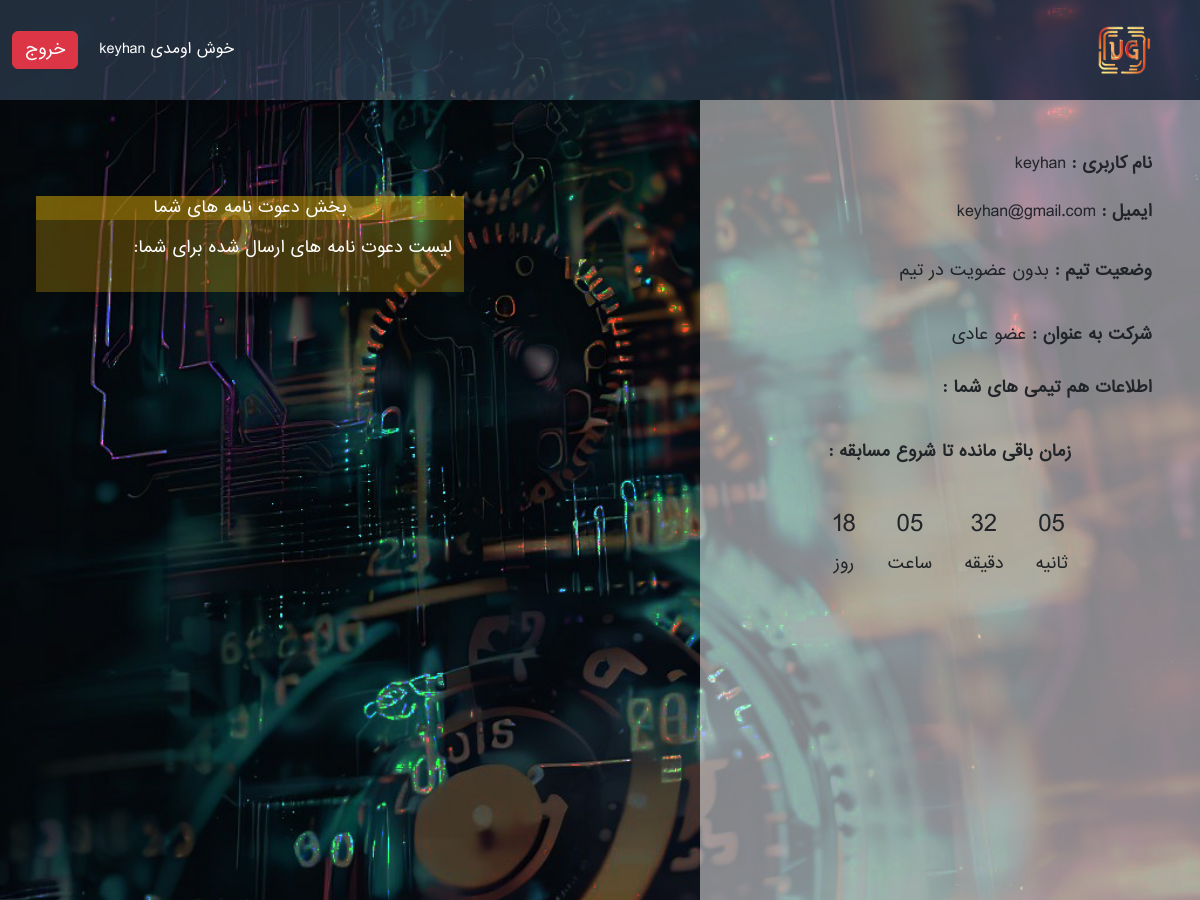
The app's page /account/userpanel/ (signed in), older data.
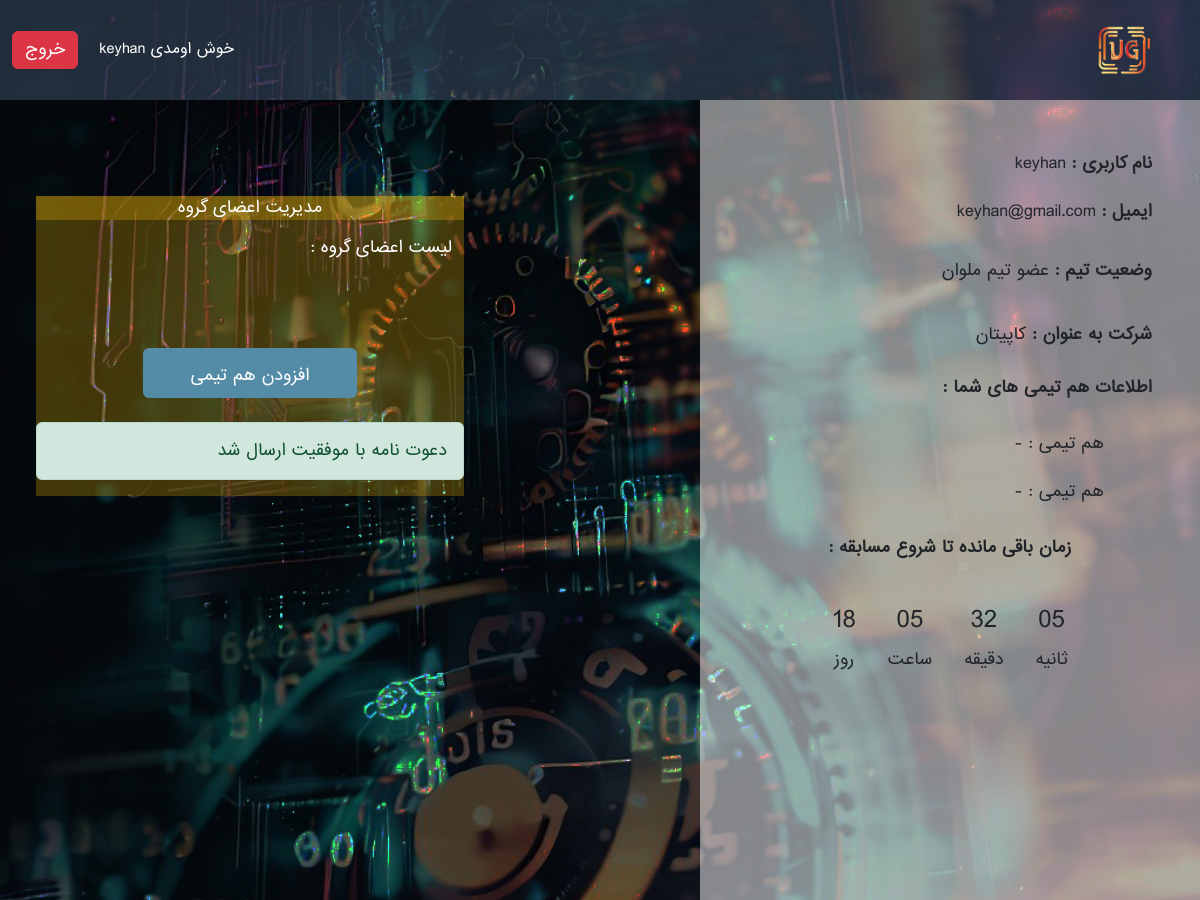
The same page, newer data.
### account_module/models.py (models this page shows)
class User(AbstractUser):
    uid = models.CharField(max_length=20, verbose_name="کد دانشجویی")
    email_activation_code = models.CharField(max_length=100, verbose_name="کد فعال سازی")
    is_capitan = models.BooleanField(verbose_name="شرکت به عنوان کاپیتان", default=False)
    has_team = models.BooleanField(verbose_name="تیم دارد/ندارد", default=False)
    class Meta:
        verbose_name = "کاربر"
        verbose_name_plural = "کاربران"
    def __str__(self):
        if self.first_name != "" and self.last_name != "" :
            return self.get_full_name()
        return self.email

### team_module/models.py (models this page shows)
class teamsModel(models.Model):
    teamName = models.CharField(verbose_name="نام تیم", max_length=200)
    capitan = models.ForeignKey(User, verbose_name="کاپیتان", on_delete=models.CASCADE, related_name="captian")
    teamMate1 = models.OneToOneField(User, verbose_name="هم تیمی اول", on_delete=models.CASCADE, related_name="firstTeamMate", default=None, null=True)
    teamMate2 = models.OneToOneField(User, verbose_name="هم تیمی دوم", on_delete=models.CASCADE, related_name="secondTeamMate", default=None, null=True)

### userpanel_module/views.py (the view)
# urls.py: path("userpanel/", userPanelView.as_view(), name="userPanel")
class userPanelView(View):
    def get(self ,request):
        can_not_send_hasTeam_invite = request.session.get("can_not_send_hasTeam_invite", False)
        send_invite = request.session.get("send_invite", False)
        user_notFound = request.session.get("user_notFound", False)
        group_is_full = request.session.get("group_is_full", False)
        if (can_not_send_hasTeam_invite): del (request.session["can_not_send_hasTeam_invite"])
        if (send_invite): del (request.session["send_invite"])
        if (user_notFound) : del (request.session["user_notFound"])
        if (group_is_full) : del (request.session["group_is_full"])
        user = User.objects.get(email__iexact=request.user.email)
        userHasTeam = teamsModel.objects.filter(Q(capitan=user) | Q(teamMate1=user) | Q(teamMate2=user)).exists()
        if(userHasTeam):
            team = teamsModel.objects.get(Q(capitan=user) | Q(teamMate1=user) | Q(teamMate2=user))
            teamName  = team.teamName
        else:
            team = None
            teamName = None
        invites = inviteModel.objects.filter(reciver=user, is_accept=False, is_reject=False)
        context = {
            "user": user,
            "userTeam_name": teamName,
            "team": team,
            "can_not_send_hasTeam_invite" : can_not_send_hasTeam_invite,
            "send_invite" : send_invite,
            "user_notFound" : user_notFound,
            "invites" : invites,
            "group_is_full": group_is_full,
        }
        if(request.user.is_authenticated):
            return render(request,"userpanel_module/userpanel.html", context)
        return redirect(reverse("home-page"))

### userpanel_module/templates/userpanel_module/userpanel.html (shortened to what this page needs)
{% extends "shared/_layout.html" %}
{% load static %}
{% load render_partial %}
{% block header %}
    <header style="background-image: url({% static 'Images/3-d5.jpg' %}">
        <nav dir="rtl" class="navbar navbar-expand-lg bg-custom navbar-dark py-0">
          <div class="container-fluid d-md-flex">
            <a class="navbar-brand d-flex align-content-center flex-grow-1 justify-content-center flex-lg-grow-0 p-0" href="{% url 'home-page' %}">
              <img src="{% static 'Images/UG.png' %}" width="100" height="100">
            </a>
                <div class="d-none d-lg-flex d-grid gap-2" id="navbarAccount">
                <button class="btn bg-transparent text-white">خوش اومدی {{ user.username }}</button>
                <a href="{% url 'logout_page' %}" class="btn btn-danger">خروج</a>
                </div>
            </div>
        </nav>
    </header>
{% endblock %}
{% block main %}
    <main id="userPanel-main" style="height: fit-content;background-image: url({% static 'Images/3-d5.jpg' %}">
        <section dir="rtl">
            <div class="container-fluid">
                <div class="row">
                    <div style="height: 100vh" class="col-md-5 offset-2 bg-white bg-opacity-50 d-flex flex-column p-5 lh-lg">
                        <p><span class="fw-bold">نام کاربری : </span> {{ user.username }}</p>
                        <p><span class="fw-bold">ایمیل : </span>{{ user.email }}</p>
                        {% if userTeam_name %}
                        <p><span class="fw-bold">وضعیت تیم :</span> عضو تیم {{ userTeam_name }}  </p>
                            {% elif user.is_capitan and  user.has_team == False %}
                             <p><span class="fw-bold">وضعیت تیم :</span> تیم جدید - بدون اسم <i class="fa fa-check" style="font-size:24px;color:#369789"></i> </p>
                            <div class="alert alert-danger" role="alert">
                              لطفا نام تیم جدید خود را ثبت کنید
                            </div>
                            {% else %}
                        <p><span class="fw-bold">وضعیت تیم :</span> بدون عضویت در تیم  </p>
                        {% endif %}
                        {% if user.is_capitan %}
                             <p><span class="fw-bold"> شرکت به عنوان : </span> کاپیتان </p>
                            {% else %}
                        <p><span class="fw-bold"> شرکت به عنوان : </span>  عضو عادی </p>
                        {% endif %}
                        <p><span class="fw-bold"> اطلاعات هم تیمی های شما : </span> </p>
                        <ul class="pe-5">
                            {% if user == team.capitan %}
                                <li class="py-2"> هم تیمی : {{ team.teamMate1.email}} - {{ team.teamMate1.username }}</li>
                            <li class="py-2"> هم تیمی :  {{ team.teamMate2.email}} - {{ team.teamMate2.username }}</li>
                            {% elif user == team.teamMate1%}
                                <li class="py-2"> هم تیمی :  {{ team.capitan.email}} - {{ team.capitan.username }}</li>
                            <li class="py-2"> هم تیمی :  {{ team.teamMate2.email}} - {{ team.teamMate2.username }}</li>
                            {% elif user == team.teamMate2 %}
                                <li class="py-2">  هم تیمی : {{ team.capitan.email}} - {{ team.capitan.username }}</li>
                            <li class="py-2"> هم تیمی : {{ team.teamMate1.email}} - {{ team.teamMate1.username }}</li>
                            {% endif %}
                        </ul>
                        <p style="text-align: center;">
                            <span class="fw-bold">زمان باقی مانده تا شروع مسابقه :</span>
                        </p>
                        <div class="d-flex flex-row-reverse justify-content-center" id="timer">
                            <div id="day-container" class="d-flex flex-column align-items-center p-3">
                                <div id="days" style="font-size: 1.5rem;">00</div>
                                <span style="font-size: 1rem;">روز</span>
                            </div>
                            <div id="hour-container" class="d-flex flex-column align-items-center p-3">
                                <div id="hours" style="font-size: 1.5rem;">00</div>
                                <span style="font-size: 1rem;">ساعت</span>
                            </div>
                            <div id="minutes-container" class="d-flex flex-column align-items-center p-3">
                                <div id="minutes" style="font-size: 1.5rem;">00</div>
                                <span style="font-size: 1rem;">دقیقه</span>
                            </div>
                            <div id="seconds-container" class="d-flex flex-column align-items-center p-3">
                                <div id="seconds" style="font-size: 1.5rem;">00</div>
                                <span style="font-size: 1rem;">ثانیه</span>
                            </div>
                        </div>
                    </div>
                    <div class="col-md-5 p-sm-5 ">
                        {% if user.is_capitan %}
                            <div class="row mt-sm-5 bg-warning bg-opacity-25 justify-content-center">
                            <p class="text-bg-warning text-white" style="text-align: center;">
                                مدیریت اعضای گروه
                            </p>
                            <p class="text-white">
                                لیست اعضای گروه :
                            </p>
                            <ul class="text-white pe-md-5">
                                <li class="py-2 input-group justify-content-between align-items-center">
                                </li>
                            <li class="py-2 input-group justify-content-between align-items-center">
                                </li>
                            </ul>
                                <button class="btn customcolor3 w-50 m-4" data-bs-toggle="modal" data-bs-target="#addTeamMate_form_ModalLabel">
                                افزودن هم تیمی
                                 </button>
                            {% if send_invite %}
                                <div class="alert alert-success" role="alert">
                              دعوت نامه با موفقیت ارسال شد
                            </div>
                                {% elif user_notFound %}
                                <div class="alert alert-danger" role="alert">
                              کاربری با ایمیل وارد شده یافت نشد
                            </div>
                                {% elif can_not_send_hasTeam_invite %}
                                <div class="alert alert-danger" role="alert">
                              امکان ارسال دعوت نامه به فردی که عضو تیم دیگری است، وجود ندارد
                            </div>
                            {% endif %}
                        </div>
                            {% else %}
                        <div class="row mt-md-5 bg-warning bg-opacity-25 justify-content-center">
                            <p class="text-bg-warning text-white" style="text-align: center;">
                                بخش دعوت نامه های شما
                            </p>
                            <p class="text-white">
                                لیست دعوت نامه های ارسال شده برای شما:
                            </p>
                        </div>
                        {% endif %}
                    </div>
                </div>
            </div>
        </section>
    </main>
{% endblock %}

### templates/shared/_layout.html (shortened to what this page needs)
<!DOCTYPE html>
<html lang="en">
<head>
    {% include 'shared/include/header_urls.html' %}
</head>
<body>
    {% block header %}{% endblock %}
    {% block main %}{% endblock %}
</body>
</html>

### templates/shared/include/header_urls.html (shortened to what this page needs)
{% load static %}
<link rel="stylesheet" href="{% static 'Bootstrap@5.2.3/bootstrap.min.css' %}">
<link rel="stylesheet" href="{% static 'Css/settings.css' %}">
<link rel="stylesheet" href="{% static 'Css/header.css' %}">
<link rel="stylesheet" href="{% static 'Css/main.css' %}">
<link rel="stylesheet" href="{% static 'Css/colorPlate.css' %}">

### templates/shared/header_section.html (shortened to what this page needs)
{% load render_partial %}

### templates/shared/include/footer_urls.html (shortened to what this page needs)
{% load static %}

### static/Css/settings.css (style rules this page uses)
* { box-sizing: border-box; margin: 0; padding: 0; list-style: none; text-decoration: none; font-family: "IranSans"; }

### static/Css/header.css (style rules this page uses)
header { background-size: cover; height: fit-content; }
nav { border: none; }
nav #navbarAccount button { font-size: .9rem !important; }
.bg-custom { background-color: #334257a2; }
@media (min-width:768px) { #timer { font-size:3rem; } }

### static/Css/main.css (style rules this page uses)
main#userPanel-main { background-size: cover; }

### static/Css/colorPlate.css (style rules this page uses)
.customcolor3 { background-color: #548CA8; color: #fff; }

Row changes from the older to the newer data that the page shows:
changed User "keyhan": is_capitan False → True (drawn)
added teamsModel: teamName "ملوان"
Text that changed along with them:
text no longer shown: "بدون عضویت در تیم عضو عادی بخش دعوت نامه های شما لیست دعوت نامه های ارسال شده برای شما:"
text now shown: "عضو تیم کاپیتان هم تیمی : - هم تیمی : - مدیریت اعضای گروه لیست اعضای گروه : افزودن هم تیمی دعوت نامه با موفقیت ارسال شد"
